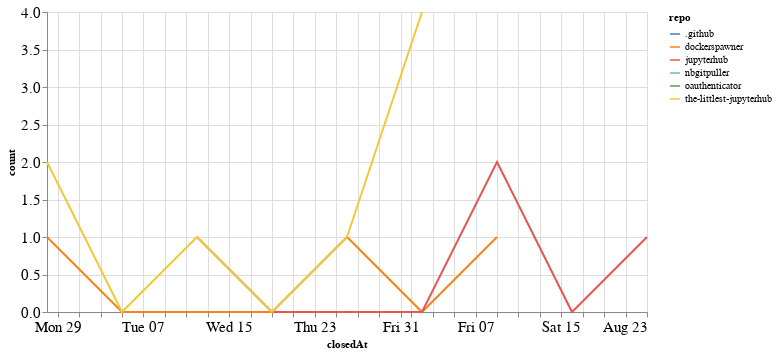

Here is the notebook cell this chart was saved with:
### Code cell
closed_by_time = closed_by.groupby('repo').resample('W', on='closedAt').count()['author'].reset_index()
closed_by_time = closed_by_time.rename(columns={'author': 'count'})

alt.Chart(closed_by_time, width=600).mark_line().encode(
    x='closedAt',
    y='count',
    color='repo',
    tooltip="repo"
)

### Figure 1 — Vega-Lite specification as saved in the notebook (floating-point values rounded to 4 significant figures)
{"config": {"axisLeft": {"labelFontSize": 15}, "axisBottom": {"labelFontSize": 15}}, "data": {"name": "data-02bbd4a732cfe020c5b43500ab4c79f8"}, "mark": "line", "encoding": {"color": {"type": "nominal", "field": "repo"}, "tooltip": {"type": "nominal", "field": "repo"}, "x": {"type": "temporal", "field": "closedAt"}, "y": {"type": "quantitative", "field": "count"}}, "width": 600, "$schema": "https://vega.github.io/schema/vega-lite/v4.8.1.json", "datasets": {"data-02bbd4a732cfe020c5b43500ab4c79f8": [{"repo": ".github", "closedAt": "2020-08-02T00:00:00", "count": 1}, {"repo": "dockerspawner", "closedAt": "2020-06-28T00:00:00", "count": 1}, {"repo": "dockerspawner", "closedAt": "2020-07-05T00:00:00", "count": 0}, {"repo": "dockerspawner", "closedAt": "2020-07-12T00:00:00", "count": 0}, {"repo": "dockerspawner", "closedAt": "2020-07-19T00:00:00", "count": 0}, {"repo": "dockerspawner", "closedAt": "2020-07-26T00:00:00", "count": 1}, {"repo": "dockerspawner", "closedAt": "2020-08-02T00:00:00", "count": 0}, {"repo": "dockerspawner", "closedAt": "2020-08-09T00:00:00", "count": 1}, {"repo": "jupyterhub", "closedAt": "2020-07-12T00:00:00", "count": 1}, {"repo": "jupyterhub", "closedAt": "2020-07-19T00:00:00", "count": 0}, {"repo": "jupyterhub", "closedAt": "2020-07-26T00:00:00", "count": 0}, {"repo": "jupyterhub", "closedAt": "2020-08-02T00:00:00", "count": 0}, {"repo": "jupyterhub", "closedAt": "2020-08-09T00:00:00", "count": 2}, {"repo": "jupyterhub", "closedAt": "2020-08-16T00:00:00", "count": 0}, {"repo": "jupyterhub", "closedAt": "2020-08-23T00:00:00", "count": 1}, {"repo": "nbgitpuller", "closedAt": "2020-07-19T00:00:00", "count": 1}, {"repo": "oauthenticator", "closedAt": "2020-08-02T00:00:00", "count": 1}, {"repo": "the-littlest-jupyterhub", "closedAt": "2020-06-28T00:00:00", "count": 2}, {"repo": "the-littlest-jupyterhub", "closedAt": "2020-07-05T00:00:00", "count": 0}, {"repo": "the-littlest-jupyterhub", "closedAt": "2020-07-12T00:00:00", "count": 1}, {"repo": "the-littlest-jupyterhub", "closedAt": "2020-07-19T00:00:00", "count": 0}, {"repo": "the-littlest-jupyterhub", "closedAt": "2020-07-26T00:00:00", "count": 1}, {"repo": "the-littlest-jupyterhub", "closedAt": "2020-08-02T00:00:00", "count": 4}]}}
